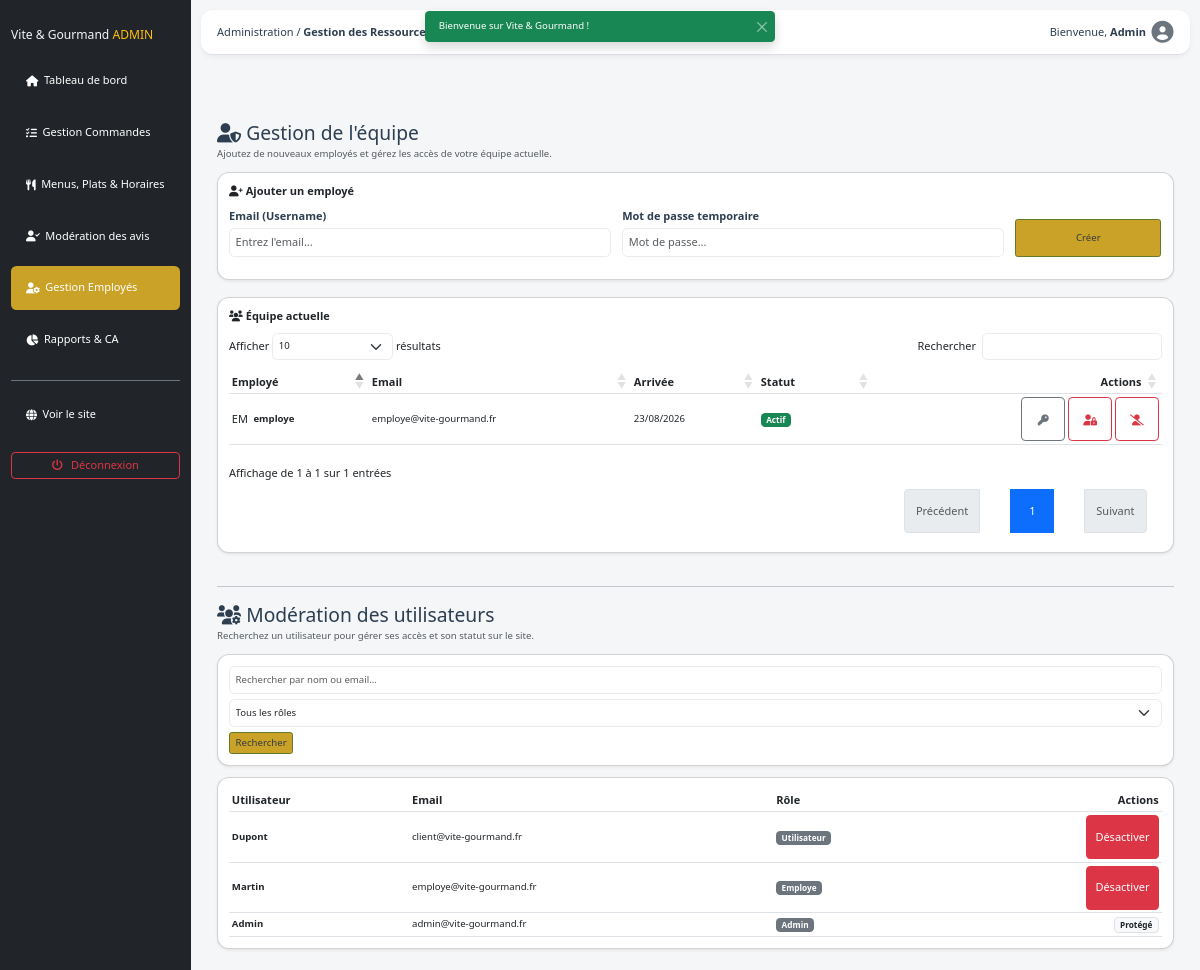
The app's page /public/index.php?page=rh-admin (signed in) with its own data.
### tables this page shows
CREATE TABLE
  `vg_utilisateur` (
    `utilisateur_id` int (11) NOT NULL,
    `email` varchar(50) NOT NULL,
    `password` varchar(255) NOT NULL,
    `prenom` varchar(50) NOT NULL,
    `nom` varchar(50) NOT NULL,
    `telephone` varchar(50) NOT NULL,
    `ville` varchar(50) NOT NULL,
    `pays` varchar(50) NOT NULL,
    `adresse_postale` varchar(50) NOT NULL,
    `role_id` int (11) UNSIGNED DEFAULT 3,
    `est_actif` tinyint (1) DEFAULT 1,
    `created_at` timestamp NOT NULL DEFAULT current_timestamp()
  );

CREATE TABLE
  `vg_role` (
    `role_id` int (11) UNSIGNED NOT NULL,
    `libelle` varchar(50) NOT NULL
  );

### app/Controllers/AdminController/RHAdminController.php (called while the page is built, shortened)
<?php
class RhAdminController
{
    public static function adminRH(\PDO $db)
    {
        try {
            $employes = UserAdminManager::getByRoleId($db, 2);
            $searchTerm = isset($_GET['search-user']) ? trim($_GET['search-user']) : '';
            $roleFilter = (isset($_GET['filter-role']) && $_GET['filter-role'] !== '') ? (int)$_GET['filter-role'] : null;
            if ($searchTerm !== '' || $roleFilter !== null) {
                $listeUtilisateurs = UserAdminManager::search($db, $searchTerm, $roleFilter);
            } else {
                $listeUtilisateurs = UserAdminManager::findAll($db);
            }
        } catch (\Exception $e) {
            error_log("Erreur adminRH : " . $e->getMessage());
            $_SESSION['error'] = "Erreur lors du chargement de la page.";
            header('Location: index.php?page=dashboard-admin');
            exit();
        }
        require_once ROOT_PATH . '/app/Views/layout/admin_header.php';
        require_once ROOT_PATH . '/app/Views/admin/rh.admin.view.php';
        require_once ROOT_PATH . '/app/Views/layout/admin_footer.php';
    }
}

### public/index.php (called while the page is built, shortened)
<?php
require_once ROOT_PATH . '/app/Autoloader.php';
require_once dirname(__DIR__) . '/app/Helpers/FormHelper.php';
$db = (new Database())->connect();
$controllerClass = $route['class'];
$action = $route['action'];
$params = [$db];
$controllerClass::$action(...$params);

### app/Autoloader.php (called while the page is built, shortened)
<?php
class Autoloader
{
    public static function register()
    {
        spl_autoload_register(function ($class) {
            $class = str_replace('App\\', '', $class);
            $path = __DIR__ . '/' . str_replace('\\', '/', $class) . '.php';
        });
    }
}

### app/Managers/UserAdminManager.php (called while the page is built, shortened)
<?php
class UserAdminManager
{
    public static function findAll(\PDO $pdo)
    {
        $stmt = $pdo->query("SELECT u.*, r.libelle AS role_nom
                FROM vg_utilisateur u
                LEFT JOIN vg_role r ON u.role_id = r.role_id
                ORDER BY u.utilisateur_id DESC");
        return $stmt->fetchAll(\PDO::FETCH_ASSOC);
    }
    public static function getByRoleId(\PDO $db, int $roleId): array
    {
        $stmt = $db->prepare("SELECT * FROM vg_utilisateur WHERE role_id = :role_id");
        $stmt->execute(['role_id' => $roleId]);
        return $stmt->fetchAll(\PDO::FETCH_ASSOC);
    }
}

### app/Views/admin/rh.admin.view.php (the view, shortened to what this page needs)
<div class="container-fluid px-4 py-3">
    <div class="admin-section mb-5">
        <div class="section-header mb-3">
            <h3 class="mb-1"><i class="fa-solid fa-user-shield"></i> Gestion de l'équipe</h3>
            <p class="text-muted small mb-0">Ajoutez de nouveaux employés et gérez les accès de votre équipe actuelle.</p>
        </div>
        <div class="card shadow-sm p-3 mb-4">
            <h6 class="fw-bold mb-3"><i class="fa-solid fa-user-plus"></i> Ajouter un employé</h6>
            <form action="index.php?page=rh-admin-create" method="POST" autocomplete="off">
                <div class="row g-3 align-items-end">
                    <div class="col-md-5">
                    </div>
                    <div class="col-md-5">
                    </div>
                    <div class="col-md-2 mb-3">
                        <button type="submit" class="btn btn-primary btn-sm w-100 py-2">Créer</button>
                    </div>
                </div>
            </form>
        </div>
        <div class="card shadow-sm p-3">
            <h6 class="fw-bold mb-3"><i class="fa-solid fa-users"></i> Équipe actuelle</h6>
            <div class="table-responsive">
                <table class="table table-sm table-admin align-middle mb-0" id="employesTable">
                    <thead>
                        <tr>
                            <th>Employé</th>
                            <th>Email</th>
                            <th>Arrivée</th>
                            <th>Statut</th>
                            <th class="text-end">Actions</th>
                        </tr>
                    </thead>
                    <tbody>
                        <?php if (!empty($employes)): ?>
                            <?php foreach ($employes as $emp): ?>
                                <?php
                                $emailParts = explode('@', $emp['email']);
                                $initiales = strtoupper(substr($emailParts[0], 0, 2));
                                ?>
                                <tr>
                                    <td>
                                        <div class="user-info d-flex align-items-center gap-2">
                                            <div class="user-avatar-sm"><?= $initiales ?></div>
                                            <strong class="small"><?= htmlspecialchars($emailParts[0]) ?></strong>
                                        </div>
                                    </td>
                                    <td class="small"><?= htmlspecialchars($emp['email']) ?></td>
                                    <td class="small"><?= isset($emp['created_at']) ? date('d/m/Y', strtotime($emp['created_at'])) : 'N/C' ?></td>
                                    <td>
                                        <?php if (isset($emp['est_actif']) && $emp['est_actif'] == 1): ?>
                                            <span class="badge bg-success font-xs">Actif</span>
                                        <?php else: ?>
                                            <span class="badge bg-danger font-xs">Inactif</span>
                                        <?php endif; ?>
                                    </td>
                                    <td class="text-end">
                                        <div class="d-flex gap-1 justify-content-end">
                                            <button class="btn btn-xs btn-outline-secondary" title="Réinitialiser MDP"><i class="fa-solid fa-key"></i></button>
                                            <?php if (isset($emp['est_actif']) && $emp['est_actif'] == 1): ?>
                                                <form action="index.php?page=rh-admin-toggle" method="POST" class="d-inline" onsubmit="return confirm('Désactiver cet employé ?');">
                                                    <button type="submit" class="btn btn-xs btn-outline-danger" title="Désactiver"><i class="fa-solid fa-user-lock"></i></button>
                                                </form>
                                            <?php endif; ?>
                                            <form action="index.php?page=rh-admin-delete" method="POST" class="d-inline" onsubmit="return confirm('Supprimer cet employé ?');">
                                                <button type="submit" class="btn btn-xs btn-outline-danger" title="Supprimer"><i class="fa-solid fa-user-slash"></i></button>
                                            </form>
                                        </div>
                                    </td>
                                </tr>
                            <?php endforeach; ?>
                        <?php endif; ?>
                    </tbody>
                </table>
            </div>
        </div>
    </div>
    <hr class="my-4">
    <div class="admin-section">
        <div class="section-header mb-3">
            <h3 class="mb-1"><i class="fas fa-users-gear"></i> Modération des utilisateurs</h3>
            <p class="text-muted small mb-0">Recherchez un utilisateur pour gérer ses accès et son statut sur le site.</p>
        </div>
        <div class="search-bar-container card shadow-sm p-3 mb-3">
            <form class="search-ban-form d-flex gap-2 align-items-center flex-wrap" action="index.php?page=rh-admin#search-section" method="GET">
                <div class="search-input-group flex-grow-1">
                    <input type="text" class="form-control form-control-sm" placeholder="Rechercher par nom ou email..." name="search-user" value="<?= htmlspecialchars($_GET['search-user'] ?? '') ?>">
                </div>
                <select name="filter-role" class="search-select form-select form-select-sm w-auto">
                    <option value="">Tous les rôles</option>
                </select>
                <button type="submit" class="btn btn-primary btn-sm">Rechercher</button>
            </form>
        </div>
        <div class="card shadow-sm p-3" id="search-section">
            <div class="table-responsive">
                <table class="table table-sm table-admin align-middle mb-0">
                    <thead>
                        <tr>
                            <th>Utilisateur</th>
                            <th>Email</th>
                            <th>Rôle</th>
                            <th class="text-end">Actions</th>
                        </tr>
                    </thead>
                    <tbody>
                        <?php if (!empty($listeUtilisateurs)): ?>
                            <?php foreach ($listeUtilisateurs as $user): ?>
                                <tr>
                                    <td class="small fw-semibold"><?= htmlspecialchars($user['nom']) ?></td>
                                    <td class="small"><?= htmlspecialchars($user['email']) ?></td>
                                    <td><span class="badge bg-secondary font-xs"><?= htmlspecialchars($user['role_nom']) ?></span></td>
                                    <td class="text-end">
                                        <?php if ($user['role_id'] != 1): ?>
                                            <?php if ($user['est_actif'] == 1): ?>
                                                <form action="index.php?page=ban-user#search-section" method="POST" class="d-inline">
                                                    <button type="submit" class="btn btn-danger btn-xs">Désactiver</button>
                                                </form>
                                            <?php endif; ?>
                                        <?php else: ?>
                                            <span class="badge bg-light text-dark border">Protégé</span>
                                        <?php endif; ?>
                                    </td>
                                </tr>
                            <?php endforeach; ?>
                        <?php else: ?>
                            <tr>
                                <td colspan="4" class="text-center text-muted small py-3">Aucun utilisateur trouvé.</td>
                            </tr>
                        <?php endif; ?>
                    </tbody>
                </table>
            </div>
        </div>
    </div>
</div>

### public/assets/css/AdminEmployee/AdminEmployee.css (style rules this page uses)
:root { --sidebar-width: 260px; }
html { font-size: 11px; }
body { background-color: var(--color-bg); }
.row.align-items-end .btn { height: 38px !important; display: inline-flex !important; align-items: center !important; justify-content: center !important; padding-top: var(--spacing-xs) !important; padding-bottom: var(--spacing-xs) !important; }
.card { background: var(--color-white); padding: var(--spacing-md); border-radius: var(--border-radius-md); box-shadow: var(--shadow-xs); }
table.dataTable thead th, #ordersTable thead th, #menusTable thead th, #employesTable thead th, #platsTable thead th { cursor: pointer !important; }
table.dataTable { width: 100% !important; max-width: 100% !important; margin-bottom: 1rem !important; }
table .btn { min-width: var(--min-touch-target) !important; min-height: var(--min-touch-target) !important; display: inline-flex !important; align-items: center !important; justify-content: center !important; }

### public/assets/css/variables.css (style rules this page uses)
:root { --color-olive: #637a2e; --color-accent: #c9a227; --color-sidebar: #1a252f; --color-bg-dark-hero: #343a40; --color-dark: #2c3e50; --color-bg: #f4f6f8; --color-white: #ffffff; --color-danger: #dc3545; --color-success: #198754; --color-info: #0d6efd; --color-border: #e9ecef; --color-border-dark: rgba(255, 255, 255, 0.1); --font-family-public-body: "Inter", sans-serif; --font-family-public-heading: "Plus Jakarta Sans", sans-serif; --font-family-gestion: system-ui, -apple-system, "Segoe UI", Roboto, Helvetica, Arial, sans-serif; --font-weight-medium: 500; --font-weight-semibold: 600; --font-weight-bold: 700; --min-touch-target: 44px; --border-accent: 2px solid var(--color-accent); --padding-btn: 12px 15px; --text-align-center: center; --text-align-left: left; --text-align-right: right; --font-size-base: 1rem; --font-size-h1-accueil: 2.5rem; --font-size-h2-accueil: 2rem; --font-size-lead: 1.25rem; --spacing-xs: 0.25rem; --spacing-sm: 0.5rem; --spacing-md: 1rem; --spacing-lg: 1.5rem; --spacing-xl: 2rem; --spacing-3xl: 3rem; --shadow-xs: 0 2px 5px rgba(0, 0, 0, 0.05); --shadow-sm: 0 4px 12px rgba(0, 0, 0, 0.05); --shadow-md: 0 4px 12px rgba(0, 0, 0, 0.1); --shadow-lg: 0 15px 30px rgba(0, 0, 0, 0.1); --shadow-button: 0 4px 15px rgba(218, 165, 32, 0.3); --shadow-button-hover: 0 6px 20px rgba(218, 165, 32, 0.4); --border-radius-sm: 0.5rem; --border-radius-md: 12px; --border-radius-lg: 1rem; --border-radius-card: 16px; --transition-fast: 150ms ease; --transition-base: all 0.3s ease; --max-width-container: 1200px; --sidebar-width: 260px; }
body { font-family: var(--font-family-public-body); }
h1, h2, h3, .card-title { font-family: var(--font-family-public-heading); }

### public/assets/css/trame.css (style rules this page uses)
html { font-size: 13px; }
*, *::before, *::after { box-sizing: border-box; }
body, html { overflow-x: hidden; max-width: 100%; }
body { font-family: var(--font-family-public-body, "Inter"), sans-serif; display: flex; flex-direction: column; min-height: 100vh; margin: 0; padding: 0; background-color: var(--color-bg, #f8f9fa); color: var(--color-dark, #212529); }
h1, h2, h3, .card-title { font-family: var(--font-family-public-heading, "Plus Jakarta Sans"), sans-serif; }
body.gestion-theme { --font-family-public-body: system-ui, -apple-system, "Segoe UI", Roboto, Helvetica, Arial, sans-serif; --font-family-public-heading: system-ui, -apple-system, "Segoe UI", Roboto, Helvetica, Arial, sans-serif; }
.container-fluid { padding-left: 0; padding-right: 0; }
.card .btn-primary, .btn-primary, .btn-success, .btn-valider, .btn-enregistrer, #filterForm > button[type="submit"] { background-color: var(--color-accent) !important; border-color: var(--color-olive) !important; color: var(--color-bg-dark-hero) !important; font-weight: var(--font-weight-medium); }
.form-control, .form-select { border: 1px solid var(--color-border); border-radius: var(--border-radius-sm); padding: var(--spacing-sm); transition: border-color var(--transition-fast); }
select { max-width: 100%; box-sizing: border-box; }
.form-control, .form-select { width: 100% !important; max-width: 100% !important; }

### records on screen
vg_utilisateur: email "EM", email "employe", email "employe@vite-gourmand.fr", created_at "23/08/2026", est_actif "Actif", nom "Martin", role.libelle "Employe"
vg_utilisateur: nom "Dupont", email "client@vite-gourmand.fr", role.libelle "Utilisateur"
vg_utilisateur: nom "Admin", email "admin@vite-gourmand.fr", role.libelle "Admin", shows "Protégé"

### other values on screen
$pageName "Gestion des Ressources Humaines"
$_SESSION[$type] "Bienvenue sur Vite & Gourmand !"
$label "Email (Username) Mot de passe temporaire"
